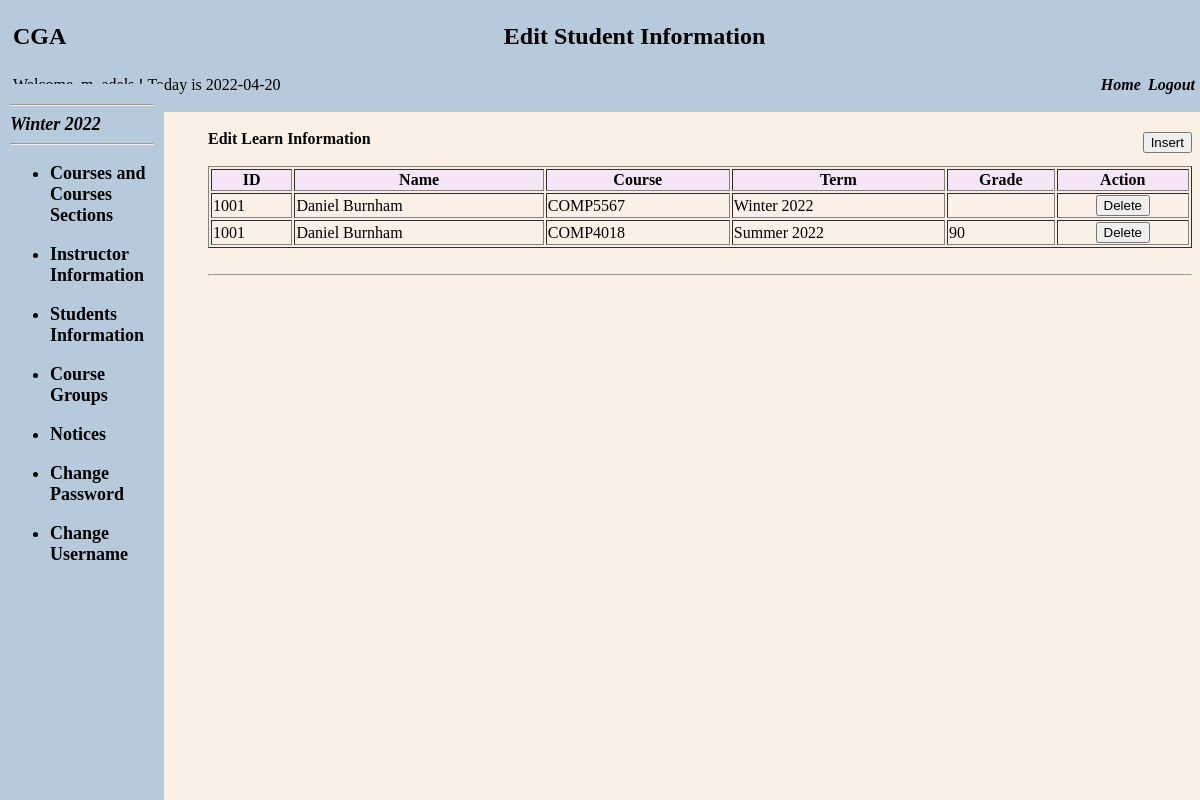
The page /Administrator/RoleCourses2.php?GetId=1001&Role=Student&fname=Daniel&lname=Burnham (signed in) on the database its author committed.
### tables this page shows
CREATE TABLE `term` (
  `term_id` int NOT NULL AUTO_INCREMENT,
  `termname` varchar(100) DEFAULT NULL,
  `term_season` varchar(10) DEFAULT NULL,
  `term_year` varchar(10) DEFAULT NULL,
  `term_begin_date` varchar(100) DEFAULT NULL,
  `term_end_date` varchar(100) DEFAULT NULL,
  `is_term_now` varchar(10) DEFAULT NULL,
  PRIMARY KEY (`term_id`),
  UNIQUE KEY `term` (`is_term_now`)
);

CREATE TABLE `course_enrolled` (
  `course_id` int NOT NULL,
  `student_id` int NOT NULL,
  `grade` int DEFAULT NULL,
  PRIMARY KEY (`course_id`,`student_id`),
  KEY `course_enrolled_ibfk_1` (`student_id`),
  CONSTRAINT `course_enrolled_ibfk_1` FOREIGN KEY (`student_id`) REFERENCES `student` (`student_id`) ON DELETE CASCADE,
  CONSTRAINT `course_enrolled_ibfk_2` FOREIGN KEY (`course_id`) REFERENCES `course` (`id`) ON DELETE CASCADE
);

CREATE TABLE `course` (
  `id` int NOT NULL AUTO_INCREMENT,
  `course_name` varchar(100) NOT NULL,
  `instructor_id` int DEFAULT NULL,
  `course_section` varchar(100) NOT NULL,
  `course_term` varchar(100) NOT NULL,
  PRIMARY KEY (`id`),
  KEY `course_fk` (`instructor_id`),
  CONSTRAINT `course_ibfk_1` FOREIGN KEY (`instructor_id`) REFERENCES `instructor` (`id`) ON DELETE SET NULL
);

### Administrator/RoleCourses2.php (the view, shortened to what this page needs)
<?php
   include('../session.php');
   $pid = $_GET['GetId'];
   $Role = $_GET['Role'];
   $fname = $_GET['fname'];
   $lname = $_GET['lname'];
   $fullname = $fname." ".$lname;
   if($Role == 'Student'){
       $query = "select course_id,student_id,grade from course_enrolled where student_id = $pid";
       $result = mysqli_query($conn,$query);
       $title =  'Learn';
   }
 $qthisterm = "select termname from term where is_term_now = 'YES' ";
 $resthisterm = mysqli_query($conn,$qthisterm);
 while($rowinprocess = mysqli_fetch_assoc($resthisterm))
 {
  $thisTname = $rowinprocess['termname'];
  }
?>
<!DOCTYPE html>
<html>
<head>
</head>
<body>
  <div class="header" height="20%" scrolling="no">
    <table border="0" width="100%">
      <tbody>
        <tr width="100%">
          <td width="5%" align="left"><h2>CGA</h2></td>
          <td align="center"><font size="5"><b>Edit Student Information</b></font></td>
        </tr>
      </tbody>
    </table>
    <table border="0" width="100%">
      <tbody>
        <tr width="100%">
          <td align="left"><font class="font-header" size="3">Welcome, <?php echo htmlspecialchars($_SESSION["username"]); ?> ! <?php echo "Today is " . date("Y-m-d") . "<br>"; ?></font></td>
          <td align="right">
            <i>
              <b>
                <a href="adminHome.php">
                  <font class="home_link" color="black">Home</font>
                </a>
              </b>
            </i>
            <i>
              <b>
                <a href="../logout.php">
                  <font color="black">Logout</font>
                </a>
              </b>
            </i>
            <br>
          </td>
        </tr>
      </tbody>
    </table>
  </div>
  <div class="menu" height="100%" width="150px">
    <hr>
    <b >
      <font size="4">
        <i> <?php echo $thisTname?></i>
      </font>
    </b>
    <hr>
    <b>
      <font size="4">
        <ul>
          <li>
            <a href="adminCourses.php">
              <b>
                <font color="black">Courses and Courses Sections</font>
              </b>
            </a>
          </li>
        </ul>
      </font>
    </b>
    <b>
      <font size="4">
        <ul>
          <li>
            <a href="adminInstructor.php">
              <b>
                <font color="black">Instructor Information</font>
              </b>
            </a>
          </li>
        </ul>
      </font>
    </b>
    <b>
      <font size="4">
        <ul>
          <li>
            <a href="adminStudents.php">
              <b>
                <font color="black">Students Information</font>
              </b>
            </a>
          </li>
        </ul>
      </font>
    </b>
    <b>
      <font size="4">
        <ul>
          <li>
            <a href="adminGroups.php">
              <b>
                <font color="black">Course Groups</font>
              </b>
            </a>
          </li>
        </ul>
      </font>
    </b>
    <b>
      <font size="4">
        <ul>
          <li>
            <a href="adminNotices.php">
              <b>
                <font color="black">Notices</font>
              </b>
            </a>
          </li>
        </ul>
      </font>
    </b>
    <b>
      <font size="4">
        <ul>
          <li>
            <a href="adminPassword.php">
              <b>
                <font color="black">Change Password</font>
              </b>
            </a>
          </li>
        </ul>
      </font>
    </b>
    <b>
      <font size="4">
        <ul>
          <li>
            <a href="adminUsername.php">
              <b>
                <font color="black">Change Username</font>
              </b>
            </a>
          </li>
        </ul>
      </font>
    </b>
  </div>
 <div class="main_home">
    <b>Edit <?php echo $title ?> Information  <a href="addRoleCourse2.php?Id=<?php echo $pid ?>&Role=<?php echo $Role ?>&fullname=<?php echo $fullname?>"><button class="administrator"  style="position: absolute; right: 0.5%; margin: 2px;" type="reset" value="Insert">Insert</button></a>
    </b>
    <br><br>
    <table border="1" width="100%">
        <tbody>
              <tr bgcolor="F6E5F5">
                  <th>ID</th>
                  <th>Name</th>
                  <th>Course</th>
                  <th>Term</th>
                  <th>Grade</th>
                  <th>Action</th>
              </tr>
              <?php
                  while($row = mysqli_fetch_assoc($result))
                  {
                  $grade = $row['grade'];
                  $course_id = $row['course_id'];
                  $miniq = "select course_name, course_term from course where id = $course_id";
                  $minir = mysqli_query($conn,$miniq);
                  while(($minirow = mysqli_fetch_assoc($minir))){
                  $c_name = $minirow['course_name'];
                  $c_term = $minirow['course_term'];
                  }
              ?>
              <tr>
                <td><?php echo $pid ?></td>
                <td><?php echo $fullname ?></td>
                <td><?php echo $c_name ?></td>
                <td><?php echo $c_term ?></td>
                <td><?php echo $grade ?></td>
                <td colspan="1" align="center">
                <a href="deleteRoleCourse.php?del=<?php echo $pid ?>&Role=<?php echo $Role ?>&cname=<?php echo $coursename ?>"><button class="administrator" type="reset" value="Clear">Delete</button></a>
                </td>
              </tr>
        <?php
        }
        ?>
          </tbody>
    </table>
    <br>
    <hr>
</body>
</html>

### rows shown on the page
term: termname "Winter 2022"
course_enrolled: course.course_name "COMP5567", course.course_term "Winter 2022"
course_enrolled: course.course_name "COMP4018", course.course_term "Summer 2022", grade "90"

### other values the page prints
$title "Learn"
